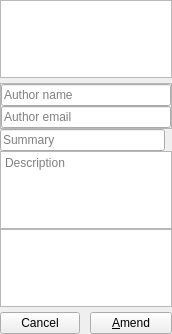
<?xml version="1.0" encoding="UTF-8"?>
<ui version="4.0">
 <class>CommitChangesWidget</class>
 <widget class="QWidget" name="CommitChangesWidget">
  <property name="geometry">
   <rect>
    <x>0</x>
    <y>0</y>
    <width>172</width>
    <height>334</height>
   </rect>
  </property>
  <property name="windowTitle">
   <string>Commit changes</string>
  </property>
  <property name="windowIcon">
   <iconset>
    <normaloff>:/icons/resources/vcs_commit.png</normaloff>:/icons/resources/vcs_commit.png</iconset>
  </property>
  <layout class="QGridLayout" name="gridLayout">
   <property name="leftMargin">
    <number>0</number>
   </property>
   <property name="topMargin">
    <number>0</number>
   </property>
   <property name="rightMargin">
    <number>0</number>
   </property>
   <property name="bottomMargin">
    <number>0</number>
   </property>
   <property name="spacing">
    <number>0</number>
   </property>
   <item row="4" column="1">
    <spacer name="verticalSpacer_2">
     <property name="orientation">
      <enum>Qt::Vertical</enum>
     </property>
     <property name="sizeType">
      <enum>QSizePolicy::Fixed</enum>
     </property>
     <property name="sizeHint" stdset="0">
      <size>
       <width>20</width>
       <height>5</height>
      </size>
     </property>
    </spacer>
   </item>
   <item row="13" column="1">
    <spacer name="verticalSpacer_4">
     <property name="orientation">
      <enum>Qt::Vertical</enum>
     </property>
     <property name="sizeType">
      <enum>QSizePolicy::Fixed</enum>
     </property>
     <property name="sizeHint" stdset="0">
      <size>
       <width>20</width>
       <height>5</height>
      </size>
     </property>
    </spacer>
   </item>
   <item row="3" column="1" colspan="2">
    <widget class="QListWidget" name="unstagedFilesList">
     <property name="contextMenuPolicy">
      <enum>Qt::CustomContextMenu</enum>
     </property>
     <property name="horizontalScrollBarPolicy">
      <enum>Qt::ScrollBarAsNeeded</enum>
     </property>
    </widget>
   </item>
   <item row="6" column="1">
    <widget class="QLineEdit" name="leCommitTitle">
     <property name="placeholderText">
      <string>Summary</string>
     </property>
    </widget>
   </item>
   <item row="16" column="1" colspan="2">
    <layout class="QHBoxLayout" name="horizontalLayout_4">
     <property name="spacing">
      <number>10</number>
     </property>
     <item>
      <widget class="QPushButton" name="warningButton">
       <property name="text">
        <string>Cancel</string>
       </property>
      </widget>
     </item>
     <item>
      <widget class="QPushButton" name="applyActionBtn">
       <property name="sizePolicy">
        <sizepolicy hsizetype="Expanding" vsizetype="Fixed">
         <horstretch>0</horstretch>
         <verstretch>0</verstretch>
        </sizepolicy>
       </property>
       <property name="toolTip">
        <string>Commit selected files</string>
       </property>
       <property name="text">
        <string>&amp;Amend</string>
       </property>
       <property name="shortcut">
        <string>Alt+C</string>
       </property>
      </widget>
     </item>
    </layout>
   </item>
   <item row="5" column="1" colspan="2">
    <widget class="QFrame" name="amendFrame">
     <property name="frameShape">
      <enum>QFrame::StyledPanel</enum>
     </property>
     <property name="frameShadow">
      <enum>QFrame::Raised</enum>
     </property>
     <layout class="QVBoxLayout" name="verticalLayout">
      <property name="spacing">
       <number>0</number>
      </property>
      <property name="leftMargin">
       <number>0</number>
      </property>
      <property name="topMargin">
       <number>0</number>
      </property>
      <property name="rightMargin">
       <number>0</number>
      </property>
      <property name="bottomMargin">
       <number>0</number>
      </property>
      <item>
       <widget class="QLineEdit" name="leAuthorName">
        <property name="placeholderText">
         <string>Author name</string>
        </property>
       </widget>
      </item>
      <item>
       <widget class="QLineEdit" name="leAuthorEmail">
        <property name="placeholderText">
         <string>Author email</string>
        </property>
       </widget>
      </item>
     </layout>
    </widget>
   </item>
   <item row="9" column="1" colspan="2">
    <widget class="StagedFilesList" name="stagedFilesList">
     <property name="contextMenuPolicy">
      <enum>Qt::CustomContextMenu</enum>
     </property>
     <property name="horizontalScrollBarPolicy">
      <enum>Qt::ScrollBarAsNeeded</enum>
     </property>
    </widget>
   </item>
   <item row="7" column="1" colspan="2">
    <widget class="QTextEdit" name="teDescription">
     <property name="lineWrapMode">
      <enum>QTextEdit::WidgetWidth</enum>
     </property>
     <property name="readOnly">
      <bool>false</bool>
     </property>
     <property name="acceptRichText">
      <bool>false</bool>
     </property>
     <property name="placeholderText">
      <string>Description</string>
     </property>
    </widget>
   </item>
   <item row="6" column="2">
    <widget class="QLabel" name="lCounter">
     <property name="text">
      <string/>
     </property>
    </widget>
   </item>
   <item row="8" column="1" colspan="2">
    <widget class="QFrame" name="wipSeparator">
     <property name="styleSheet">
      <string notr="true"/>
     </property>
    </widget>
   </item>
  </layout>
 </widget>
 <layoutdefault spacing="6" margin="11"/>
 <customwidgets>
  <customwidget>
   <class>StagedFilesList</class>
   <extends>QListWidget</extends>
   <header>StagedFilesList.h</header>
  </customwidget>
 </customwidgets>
 <tabstops>
  <tabstop>leCommitTitle</tabstop>
  <tabstop>teDescription</tabstop>
  <tabstop>leAuthorName</tabstop>
  <tabstop>leAuthorEmail</tabstop>
  <tabstop>applyActionBtn</tabstop>
  <tabstop>warningButton</tabstop>
 </tabstops>
 <resources/>
 <connections/>
</ui>
